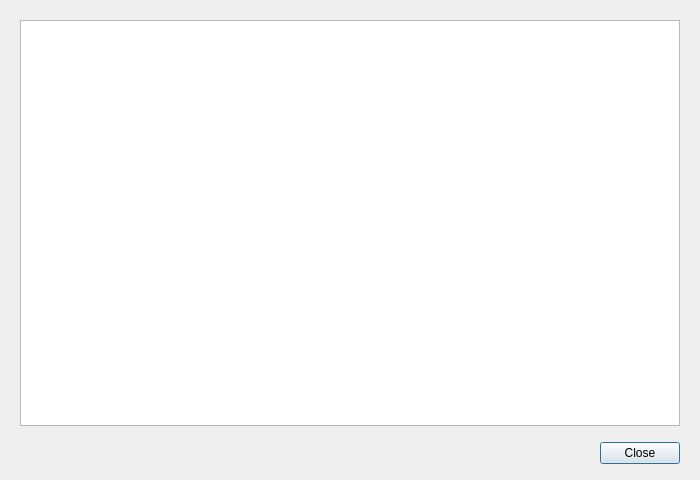
<?xml version="1.0" encoding="UTF-8"?>
<ui version="4.0">
 <class>Dialog</class>
 <widget class="QDialog" name="Dialog">
  <property name="geometry">
   <rect>
    <x>0</x>
    <y>0</y>
    <width>700</width>
    <height>480</height>
   </rect>
  </property>
  <property name="windowTitle">
   <string>License</string>
  </property>
  <property name="windowIcon">
   <iconset resource="../../../images/openshot.qrc">
    <normaloff>:/openshot.svg</normaloff>:/openshot.svg</iconset>
  </property>
  <layout class="QVBoxLayout" name="verticalLayout">
   <item>
    <widget class="QTextBrowser" name="textBrowser" />
   </item>
   <item>
    <layout class="QHBoxLayout" name="horizontalLayout">
     <item>
      <spacer name="horizontalSpacer">
       <property name="orientation">
        <enum>Qt::Horizontal</enum>
       </property>
       <property name="sizeHint" stdset="0">
        <size>
         <width>268</width>
         <height>20</height>
        </size>
       </property>
      </spacer>
     </item>
     <item>
      <widget class="QPushButton" name="btnclose">
       <property name="locale">
        <locale language="English" country="UnitedStates" />
       </property>
       <property name="text">
        <string>Close</string>
       </property>
      </widget>
     </item>
     <property name="spacing">
      <number>12</number>
     </property>
    </layout>
   </item>
   <property name="leftMargin">
    <number>20</number>
   </property>
   <property name="topMargin">
    <number>20</number>
   </property>
   <property name="rightMargin">
    <number>20</number>
   </property>
   <property name="bottomMargin">
    <number>16</number>
   </property>
   <property name="spacing">
    <number>16</number>
   </property>
  </layout>
 </widget>
 <resources />
 <connections>
  <connection>
   <sender>btnclose</sender>
   <signal>clicked()</signal>
   <receiver>Dialog</receiver>
   <slot>reject()</slot>
   <hints>
    <hint type="sourcelabel">
     <x>309</x>
     <y>223</y>
    </hint>
    <hint type="destinationlabel">
     <x>158</x>
     <y>220</y>
    </hint>
   </hints>
  </connection>
 </connections>
</ui>
